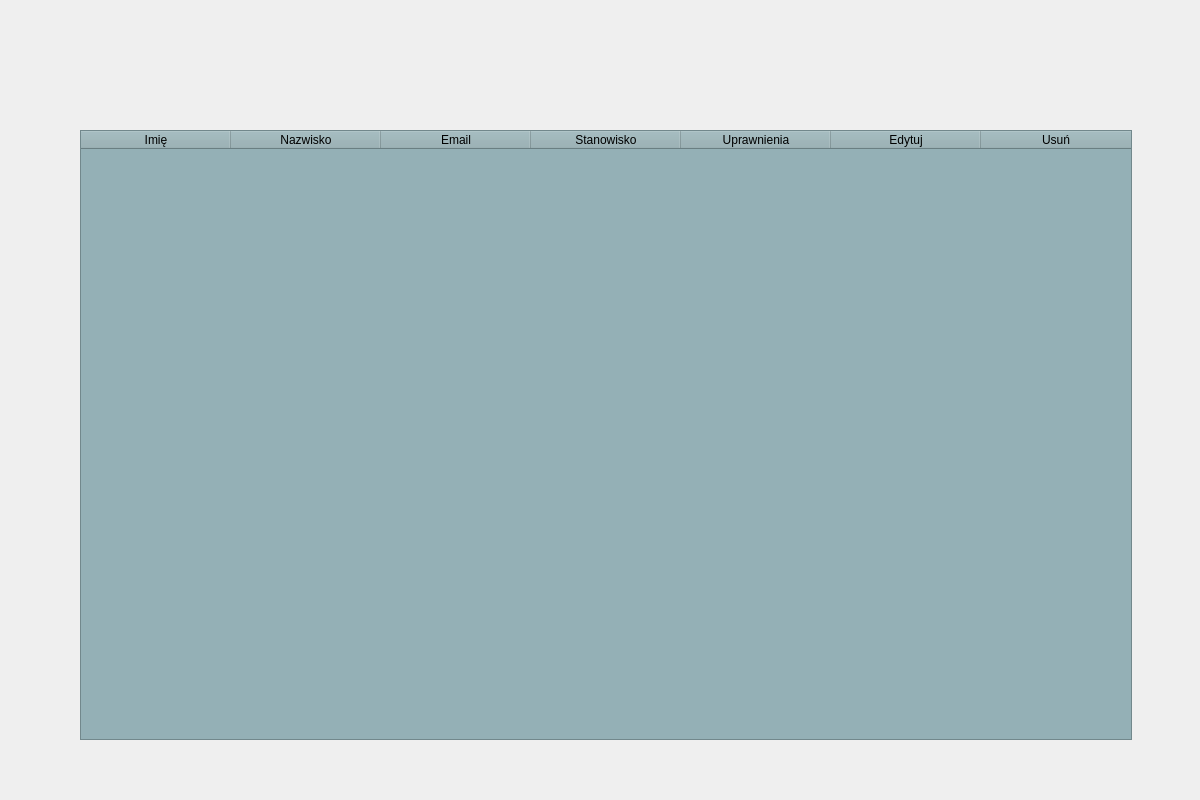
<?xml version="1.0" encoding="UTF-8"?>
<ui version="4.0">
 <class>Form</class>
 <widget class="QWidget" name="Form">
  <property name="geometry">
   <rect>
    <x>0</x>
    <y>0</y>
    <width>1200</width>
    <height>800</height>
   </rect>
  </property>
  <property name="windowTitle">
   <string>Form</string>
  </property>
  <widget class="QWidget" name="widget" native="true">
   <property name="geometry">
    <rect>
     <x>0</x>
     <y>0</y>
     <width>1200</width>
     <height>800</height>
    </rect>
   </property>
   <property name="minimumSize">
    <size>
     <width>905</width>
     <height>100</height>
    </size>
   </property>
   <property name="sizeIncrement">
    <size>
     <width>100</width>
     <height>50</height>
    </size>
   </property>
   <property name="baseSize">
    <size>
     <width>100</width>
     <height>50</height>
    </size>
   </property>
   <property name="styleSheet">
    <string notr="true">background-color: rgb(210, 208, 208);
QWidget#widget{
font: 63 12pt &quot;Segoe UI Semibold&quot;;
}</string>
   </property>
   <widget class="QTableWidget" name="tableWidget">
    <property name="geometry">
     <rect>
      <x>80</x>
      <y>130</y>
      <width>1052</width>
      <height>610</height>
     </rect>
    </property>
    <property name="minimumSize">
     <size>
      <width>1052</width>
      <height>500</height>
     </size>
    </property>
    <property name="maximumSize">
     <size>
      <width>1052</width>
      <height>610</height>
     </size>
    </property>
    <property name="sizeIncrement">
     <size>
      <width>100</width>
      <height>50</height>
     </size>
    </property>
    <property name="baseSize">
     <size>
      <width>100</width>
      <height>50</height>
     </size>
    </property>
    <property name="styleSheet">
     <string notr="true">font: 63 12pt &quot;Segoe UI Semibold&quot;;
background-color: rgb(148, 176, 182);</string>
    </property>
    <attribute name="horizontalHeaderCascadingSectionResizes">
     <bool>false</bool>
    </attribute>
    <attribute name="horizontalHeaderDefaultSectionSize">
     <number>150</number>
    </attribute>
    <column>
     <property name="text">
      <string>Imię</string>
     </property>
    </column>
    <column>
     <property name="text">
      <string>Nazwisko</string>
     </property>
    </column>
    <column>
     <property name="text">
      <string>Email</string>
     </property>
    </column>
    <column>
     <property name="text">
      <string>Stanowisko</string>
     </property>
    </column>
    <column>
     <property name="text">
      <string>Uprawnienia</string>
     </property>
    </column>
    <column>
     <property name="text">
      <string>Edytuj</string>
     </property>
    </column>
    <column>
     <property name="text">
      <string>Usuń</string>
     </property>
    </column>
   </widget>
  </widget>
 </widget>
 <resources/>
 <connections/>
</ui>
